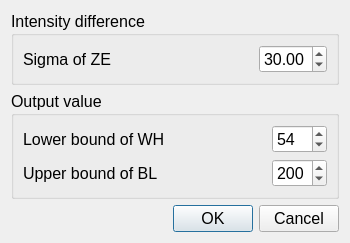
<?xml version="1.0" encoding="UTF-8"?>
<ui version="4.0">
 <class>FuzzySetsDialog</class>
 <widget class="QDialog" name="FuzzySetsDialog">
  <property name="geometry">
   <rect>
    <x>0</x>
    <y>0</y>
    <width>350</width>
    <height>235</height>
   </rect>
  </property>
  <property name="windowTitle">
   <string>Dialog</string>
  </property>
  <layout class="QGridLayout" name="gridLayout_3">
   <item row="0" column="0">
    <widget class="QGroupBox" name="intensityDifferenceGroupBox">
     <property name="font">
      <font>
       <pointsize>12</pointsize>
      </font>
     </property>
     <property name="title">
      <string>Intensity difference</string>
     </property>
     <layout class="QGridLayout" name="gridLayout">
      <item row="0" column="0">
       <layout class="QHBoxLayout" name="horizontalLayout">
        <item>
         <widget class="QLabel" name="sigmaLabel">
          <property name="font">
           <font>
            <pointsize>12</pointsize>
           </font>
          </property>
          <property name="text">
           <string>Sigma of ZE</string>
          </property>
         </widget>
        </item>
        <item>
         <spacer name="horizontalSpacer">
          <property name="orientation">
           <enum>Qt::Horizontal</enum>
          </property>
          <property name="sizeHint" stdset="0">
           <size>
            <width>40</width>
            <height>20</height>
           </size>
          </property>
         </spacer>
        </item>
        <item>
         <widget class="QDoubleSpinBox" name="sigmaDoubleSpinBox">
          <property name="font">
           <font>
            <pointsize>12</pointsize>
           </font>
          </property>
          <property name="singleStep">
           <double>0.100000000000000</double>
          </property>
          <property name="value">
           <double>30.000000000000000</double>
          </property>
         </widget>
        </item>
       </layout>
      </item>
     </layout>
    </widget>
   </item>
   <item row="1" column="0">
    <widget class="QGroupBox" name="outputValueGroupBox">
     <property name="font">
      <font>
       <pointsize>12</pointsize>
      </font>
     </property>
     <property name="title">
      <string>Output value</string>
     </property>
     <layout class="QGridLayout" name="gridLayout_2">
      <item row="0" column="0">
       <layout class="QHBoxLayout" name="horizontalLayout_2">
        <item>
         <widget class="QLabel" name="lowerBoudLabel">
          <property name="font">
           <font>
            <pointsize>12</pointsize>
           </font>
          </property>
          <property name="text">
           <string>Lower bound of WH</string>
          </property>
         </widget>
        </item>
        <item>
         <spacer name="horizontalSpacer_2">
          <property name="orientation">
           <enum>Qt::Horizontal</enum>
          </property>
          <property name="sizeHint" stdset="0">
           <size>
            <width>40</width>
            <height>20</height>
           </size>
          </property>
         </spacer>
        </item>
        <item>
         <widget class="QSpinBox" name="lowerBoundSpinBox">
          <property name="font">
           <font>
            <pointsize>12</pointsize>
           </font>
          </property>
          <property name="maximum">
           <number>255</number>
          </property>
          <property name="value">
           <number>54</number>
          </property>
         </widget>
        </item>
       </layout>
      </item>
      <item row="1" column="0">
       <layout class="QHBoxLayout" name="horizontalLayout_3">
        <item>
         <widget class="QLabel" name="upperBoundLabel">
          <property name="font">
           <font>
            <pointsize>12</pointsize>
           </font>
          </property>
          <property name="text">
           <string>Upper bound of BL</string>
          </property>
         </widget>
        </item>
        <item>
         <spacer name="horizontalSpacer_3">
          <property name="orientation">
           <enum>Qt::Horizontal</enum>
          </property>
          <property name="sizeHint" stdset="0">
           <size>
            <width>40</width>
            <height>20</height>
           </size>
          </property>
         </spacer>
        </item>
        <item>
         <widget class="QSpinBox" name="upperBoundSpinBox">
          <property name="font">
           <font>
            <pointsize>12</pointsize>
           </font>
          </property>
          <property name="maximum">
           <number>255</number>
          </property>
          <property name="value">
           <number>200</number>
          </property>
         </widget>
        </item>
       </layout>
      </item>
     </layout>
    </widget>
   </item>
   <item row="2" column="0">
    <widget class="QDialogButtonBox" name="buttonBox">
     <property name="font">
      <font>
       <pointsize>12</pointsize>
      </font>
     </property>
     <property name="orientation">
      <enum>Qt::Horizontal</enum>
     </property>
     <property name="standardButtons">
      <set>QDialogButtonBox::Cancel|QDialogButtonBox::Ok</set>
     </property>
    </widget>
   </item>
  </layout>
 </widget>
 <resources/>
 <connections>
  <connection>
   <sender>buttonBox</sender>
   <signal>accepted()</signal>
   <receiver>FuzzySetsDialog</receiver>
   <slot>accept()</slot>
   <hints>
    <hint type="sourcelabel">
     <x>248</x>
     <y>254</y>
    </hint>
    <hint type="destinationlabel">
     <x>157</x>
     <y>274</y>
    </hint>
   </hints>
  </connection>
  <connection>
   <sender>buttonBox</sender>
   <signal>rejected()</signal>
   <receiver>FuzzySetsDialog</receiver>
   <slot>reject()</slot>
   <hints>
    <hint type="sourcelabel">
     <x>316</x>
     <y>260</y>
    </hint>
    <hint type="destinationlabel">
     <x>286</x>
     <y>274</y>
    </hint>
   </hints>
  </connection>
 </connections>
</ui>
